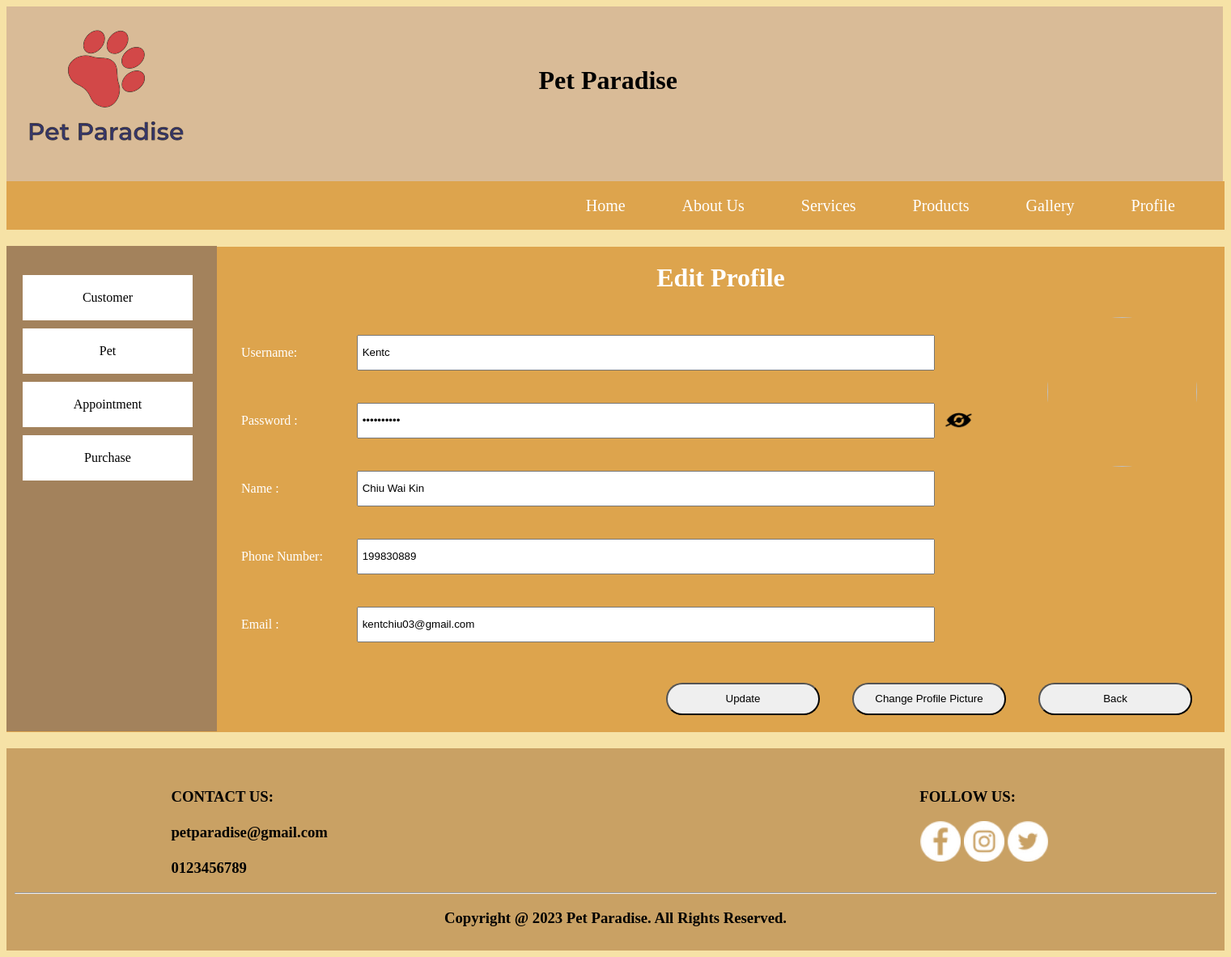
/customer_profile.php (signed in), run on the app's committed database.
### tables this page shows
CREATE TABLE `customer` (
  `customer_username` varchar(50) NOT NULL,
  `customer_password` varchar(50) NOT NULL,
  `customer_name` varchar(255) NOT NULL,
  `customer_contactnumber` int(11) NOT NULL,
  `customer_email` varchar(50) NOT NULL,
  `customer_homeaddress` varchar(255) NOT NULL,
  `customer_id` varchar(4) NOT NULL
);

### customer_profile.php (the view, shortened to what this page needs)
<!DOCTYPE html>
<html lang="en" dir="ltr">
<head>
	<link rel="stylesheet" type="text/css" href="css/style5.css">
</head>
<body>
<?php include('customer_header.php') ?>
<?php include('dbcon.php') ?>
<div id="nav">
	<?php include('customer_menu.php') ?>
</div>
<div id="sidenav">
	<?php include('customer_sidemenu.php') ?>
</div>
<?php
	$customer = $_SESSION['ID'];
	$sql = "SELECT * FROM customer WHERE customer_id = '$customer'";
	$data = mysqli_query($connection, $sql);
	while ($row = mysqli_fetch_assoc($data)){
		$name = $row['customer_name'];
		$username = $row['customer_username'];
		$email = $row['customer_email'];
		$contact = $row['customer_contactnumber'];
		$password = $row['customer_password'];
	}
?>
<div id="main">
	<div id="appointment" style="margin-top: 10px; margin-bottom: 20px; width: 100%; height: 600px">
	<h1 style="padding-top: 20px; text-align: center;">Edit Profile</h1>
	<form method="POST">
		<div class="circle">
			<a target="_blank" href="Avatar\<?php echo $profile?>.jpg"><img src="Avatar\<?php echo $profile; ?>.jpg" class="circular-img"></a>
		</div>
			<table width="65%" border ="0" cellpadding="10" cellspacing="20">
				<tr>
					<td>Username:</td>
					<td><input type="text" name="cus" value="<?php echo $username;?>"> </td>
				</tr>
				<tr>
					<td>Password :</td>
					<td><div class="holder">
                        <input type="password" name="pwd" value="<?php echo $password;?>" required id="password" onfocus="border0()" onblur="border1()">
                        <img src="png/eye2.png" onclick="showPassword(this)" width="40px" height="40px" style="padding-left: 10px; cursor: pointer">
                    </div>
					</td>
				</tr>
				<tr>
					<td>Name :</td>
					<td><input type="text" name="name" value="<?php echo $name;?>"> </td>
				</tr>
				<tr>
					<td>Phone Number:</td>
					<td><input type="text" name="contactnumber" value="<?php echo $contact;?>"> </td>
				</tr>
				<tr>
					<td>Email :</td>
					<td><input type="text" name="email" value="<?php echo $email;?>"> </td>
				</tr>
			</table>
			<a href="customer_profile1.php"><button class="button2">Back</button></a>
			<input type="button" value="Change Profile Picture" onclick="window.open('changeprofile.php','_SELF')">
			<input type="submit" name="update" value="Update">
		</form>
	</div>
</div>
<footer><?php include('footer.php') ?></footer>
</body>
</html>

### css/style5.css (style rules this page uses)
body { background-color: #F6E2A6; background-size: cover; background-repeat: no-repeat; color: white; }
#nav { background-color: #dda44d; height: 60px; }
footer { text-align: center; padding: 10px; background-color:#c9a164; }
#appointment { background-color: #dda44d; width: 90%; height: 400px; margin-bottom: 35px; }

### customer_profile.php (style rules this page uses)
input[type="text"],input[type="number"], input[type=textarea], input[type=password], select, option { width: 700px; height: 30px; padding: 5px; text-align: left; }
input[type=submit],input[type=button],button { margin-top: 20px; width: 190px; height: 40px; float: right; margin-right: 40px; text-align: center; border-radius: 50px; cursor: pointer; }
.circular-img { width: 185px; height: 185px; object-fit: cover; object-position: center; border-radius: 50%; padding: 8px; float: right; }
.circle { padding-right: 20px; border-radius: 50%; margin: 6px; z-index:-1; }
.holder { display: flex; align-items: center; }

### customer_sidemenu.php (style rules this page uses)
a { text-decoration: none; color: black; }

### data on the page
customer: cus "Kentc", name "Chiu Wai Kin", contactnumber "199830889", email "kentchiu03@gmail.com"
